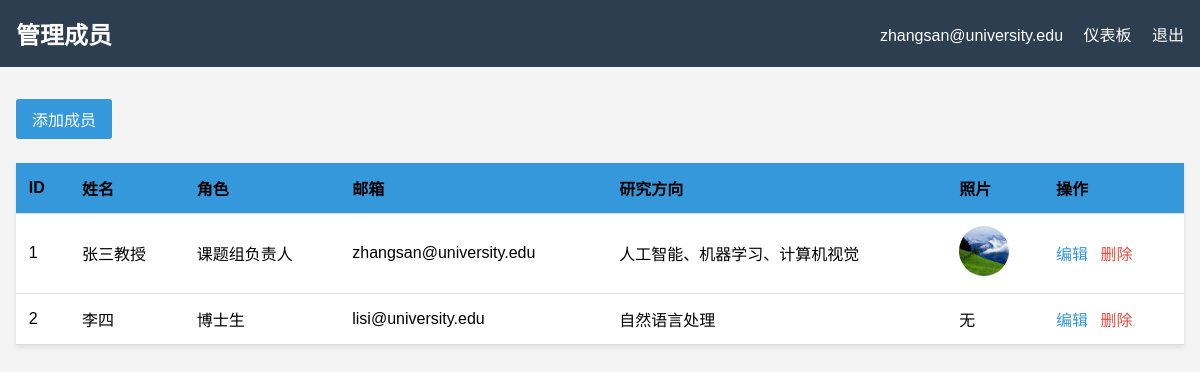
/admin/members (signed in), run on the app's committed database.
### app.py (models this page shows)
class Member(db.Model):
    id = db.Column(db.Integer, primary_key=True)
    name = db.Column(db.String(100), nullable=False)
    role = db.Column(db.String(50), nullable=False)
    university = db.Column(db.String(100))          # 新增
    email = db.Column(db.String(100))
    research_area = db.Column(db.String(200))
    bio = db.Column(db.Text)
    photo_url = db.Column(db.String(200))
    stats = db.Column(db.JSON, default=[])
    publications = db.Column(db.JSON, default=[])
    projects = db.Column(db.JSON, default=[])
    news = db.Column(db.JSON, default=[])
    education = db.Column(db.JSON, default=[])
    experience = db.Column(db.JSON, default=[])

### app.py (the view)
@app.route('/admin/members')
@login_required
def admin_members():
    members = Member.query.all()
    return render_template('admin/members.html', members=members)

### app.py (called while the page is built)
def login_required(f):
    @wraps(f)
    def decorated_function(*args, **kwargs):
        if not session.get('logged_in'):
            flash('请先登录', 'warning')
            return redirect(url_for('login', next=request.url))
        return f(*args, **kwargs)
    return decorated_function

### templates/admin/members.html (shortened to what this page needs)
<!DOCTYPE html>
<html lang="zh-CN">
<head>
</head>
<body>
    <header class="admin-header">
        <h1>管理成员</h1>
        <div>
            <span>{{ session.username }}</span>
            <a href="{{ url_for('admin_dashboard') }}">仪表板</a>
            <a href="{{ url_for('logout') }}">退出</a>
        </div>
    </header>
    <div class="admin-container">
        <div class="toolbar">
            <a href="{{ url_for('admin_member_add') }}" class="btn">添加成员</a>
        </div>
        <table>
            <thead>
                <tr class="table_title">
                    <th>ID</th>
                    <th>姓名</th>
                    <th>角色</th>
                    <th>邮箱</th>
                    <th>研究方向</th>
                    <th>照片</th>
                    <th>操作</th>
                </tr>
            </thead>
            <tbody>
                {% for member in members %}
                <tr>
                    <td>{{ member.id }}</td>
                    <td>{{ member.name }}</td>
                    <td>{{ member.role }}</td>
                    <td>{{ member.email }}</td>
                    <td>{{ member.research_area }}</td>
                    <td>
                        {% if member.photo_url %}
                            <img src="{{ url_for('static', filename=member.photo_url) }}" alt="头像" style="width:50px; height:50px; object-fit:cover; border-radius:50%;">
                        {% else %}
                            无
                        {% endif %}
                    </td>
                    <td class="actions">
                        <a href="{{ url_for('admin_member_edit', id=member.id) }}">编辑</a>
                        <a href="{{ url_for('admin_member_delete', id=member.id) }}" class="delete" onclick="return confirm('确定删除吗？')">删除</a>
                    </td>
                </tr>
                {% endfor %}
            </tbody>
        </table>
    </div>
</body>
</html>

### templates/admin/members.html (style rules this page uses)
* { margin:0; padding:0; box-sizing:border-box; }
body { font-family: 'Microsoft YaHei', sans-serif; background: #f4f4f4; }
.admin-header { background: #2c3e50; color: white; padding: 1rem; display: flex; justify-content: space-between; align-items: center; }
.admin-header h1 { font-size: 1.5rem; }
.admin-header a { color: white; text-decoration: none; margin-left: 1rem; }
.admin-container { max-width: 1200px; margin: 2rem auto; padding: 0 1rem; }
.toolbar { margin-bottom: 1.5rem; display: flex; justify-content: space-between; align-items: center; }
.btn { background: #3498db; color: white; padding: 0.5rem 1rem; text-decoration: none; border-radius: 3px; display: inline-block; }
table { width: 100%; background: white; border-collapse: collapse; box-shadow: 0 2px 5px rgba(0,0,0,0.1); }
th, td { padding: 0.8rem; text-align: left; border-bottom: 1px solid #ddd; }
th { background: #f2f2f2; }
.table_title th { background-color: #3498db; }
.actions a { margin-right: 0.5rem; text-decoration: none; color: #3498db; }
.actions a.delete { color: #e74c3c; }

### data on the page
Member: username "zhangsan@university.edu", id "1", name "张三教授", role "课题组负责人", email "zhangsan@university.edu", research_area "人工智能、机器学习、计算机视觉", photo_url (picture)
Member: id "2", name "李四", role "博士生", email "lisi@university.edu", research_area "自然语言处理", photo_url "无"
